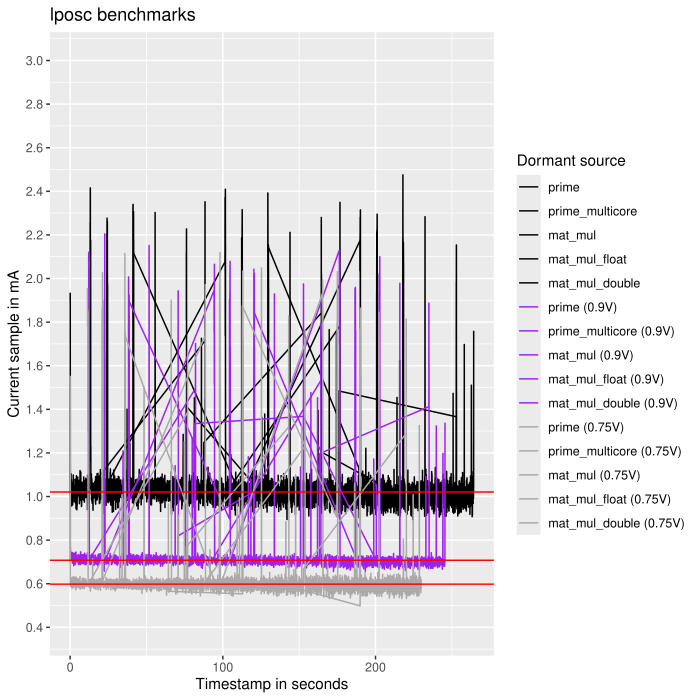

Here is the R script that generated this plot:
library("ggplot2")
library("dplyr")
library(rlang)

df <- read.csv("lposc_benchmarks.csv")
params <- c("iteration_num","expe_num","validation_result","clock_freq","current_sample","current_timestamp","timing_sample")

p <- ggplot(df, aes(x = current_timestamp, y = current_sample, color=factor(expe_num), group=factor(expe_num))) +
	geom_line(na.rm = TRUE) +
	scale_y_continuous(limits=c(0.4, 3), n.breaks=15) +
	geom_hline(yintercept = median(df[df$expe_num == 0,]$current_sample, na.rm = TRUE), color = "red") +
	geom_hline(yintercept = median(df[df$expe_num == 5,]$current_sample, na.rm = TRUE), color = "red") +
	geom_hline(yintercept = median(df[df$expe_num == 10,]$current_sample, na.rm = TRUE), color = "red") +
	labs(title = "lposc benchmarks", x = "Timestamp in seconds", y = "Current sample in mA") +
	scale_color_manual(name = "Dormant source", 
										 labels = c(
												"prime", "prime_multicore", "mat_mul", "mat_mul_float", "mat_mul_double",
												"prime (0.9V)", "prime_multicore (0.9V)", "mat_mul (0.9V)", "mat_mul_float (0.9V)", "mat_mul_double (0.9V)",
												"prime (0.75V)", "prime_multicore (0.75V)", "mat_mul (0.75V)", "mat_mul_float (0.75V)", "mat_mul_double (0.75V)"
											), 
										 values = c(
												"black", "black", "black", "black", "black",
												"purple", "purple", "purple", "purple", "purple",
												"dark grey", "dark grey", "dark grey", "dark grey", "dark grey"
											))
ggsave("lposc_benchmarks.pdf", plot=p)
